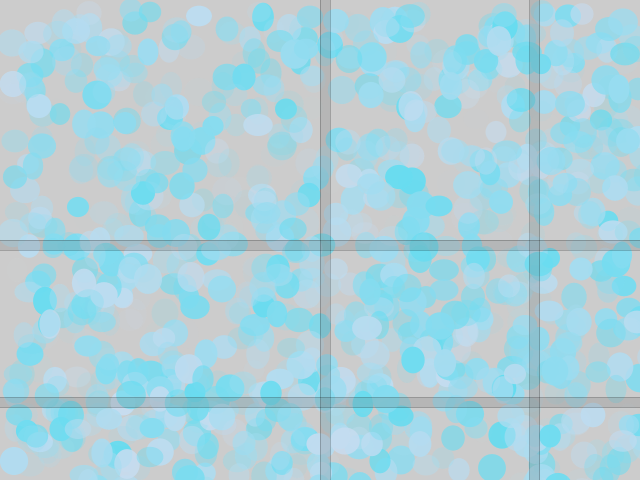
Frame 1 (no input)
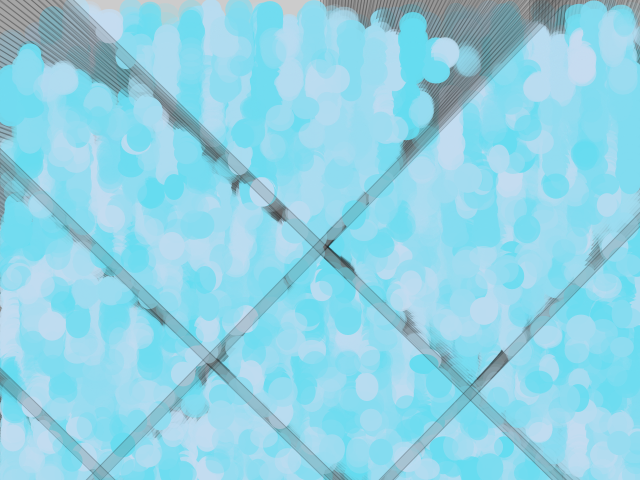
Frame 60 (the mouse pressed at the canvas centre just before this capture)
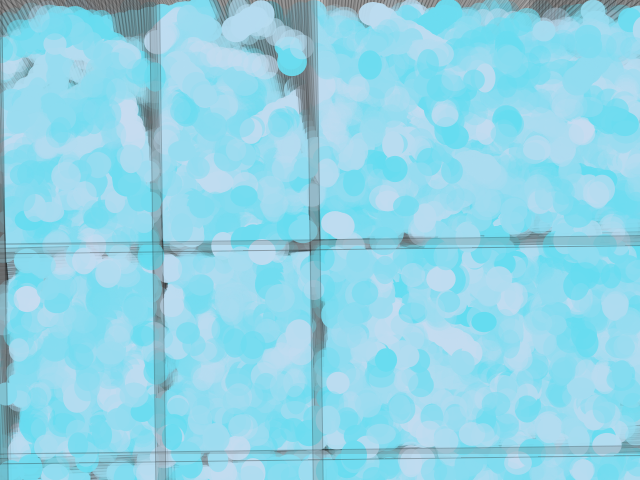
Frame 120 (the mouse held since frame 60 and released just before this capture)

The Processing sketch that drew these frames (run headless with seeded random() and noise(); from frame 60 on, the mouse is pressed at the canvas centre):

// Processing sketch: processing_31161
// ── processing_31161.pde

// globals
float GRAVITY = 0.2;
float time = 0;

// particle
class Particle
{
  int x, y, x0, y0;
  color c;
  
  Particle(int x, int y, int x0, int y0)
  {
    this.x = x;
    this.y = y;
    this.x0 = x0;
    this.y0 = y0;
    this.c = color(100 + random(100), 220, 240, random(255));
  }
  
  void Reset()
  {
    this.x = 10 + (int)random(width);
    this.y = 10 + (int)random(height);
    if (mousePressed == true)
    {
      this.x0 = this.x + (int)random(-(mouseX / 20), (mouseY / 20));
    }
    else
    {
      this.x0 = this.x; // this.x + (int)random(-10, 10);
    }
    this.y0 = this.y - 1 - (int)random(10);
  }
  
  void Vertlet()
  {
    int oldX = this.x;
    int oldY = this.y;
    
    this.x += this.x - this.x0 + (0 * time * time);
    this.y += this.y - this.y0 + (GRAVITY * sin(time) * sin(time));    
    
    this.x0 = oldX;
    this.y0 = oldY;
  }
}

Particle[] p = new Particle[1000];

// setup
void setup()
{
  size(640, 480);
  smooth();
  frameRate(60);
  
  for (int i = 0; i < p.length; i++)
  {
    p[i] = new Particle(0,0,0,0);
    p[i].Reset();
  }
}

// draw
void draw()
{
  fill(200);
  noStroke();
    
  for (int i=0; i < p.length; i++)
  {
    fill(p[i].c);    
    ellipse(p[i].x, p[i].y, 20+random(10), 20+random(10));
    p[i].Vertlet();    

    if ((p[i].x < 0) || (p[i].y < 0) || (p[i].x > width) || (p[i].y > height))
    {
      p[i].Reset();
    }
  }

  translate(width/2, height/2);  
  rotate(time * (PI/24));  
  fill(100, 55);
  stroke(0, 55);  
  for (int i=0; i < 6; i++)
  {
    rect(-width, i*height/3.05, width*4, 10);
    rect(i*width/3.05, -height, 10, height*4);
  }

  time += 0.1;
}
